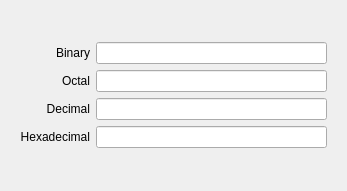
<?xml version="1.0" encoding="UTF-8"?>
<ui version="4.0">
 <class>NBConverter</class>
 <widget class="QWidget" name="NBConverter">
  <property name="geometry">
   <rect>
    <x>0</x>
    <y>0</y>
    <width>347</width>
    <height>191</height>
   </rect>
  </property>
  <property name="windowTitle">
   <string>Number Base Converter</string>
  </property>
  <property name="windowIcon">
   <iconset resource="resources.qrc">
    <normaloff>:/icons/XNBC.svg</normaloff>:/icons/XNBC.svg</iconset>
  </property>
  <layout class="QGridLayout" name="gridLayout">
   <item row="0" column="0">
    <widget class="QWidget" name="centralwidget" native="true">
     <layout class="QGridLayout" name="gridLayout_3">
      <item row="0" column="0">
       <layout class="QGridLayout" name="gridLayout_2">
        <item row="2" column="1">
         <widget class="QLineEdit" name="decLine">
          <property name="enabled">
           <bool>true</bool>
          </property>
          <property name="maxLength">
           <number>16</number>
          </property>
          <property name="readOnly">
           <bool>false</bool>
          </property>
         </widget>
        </item>
        <item row="2" column="0">
         <widget class="QLabel" name="decLabel">
          <property name="text">
           <string>Decimal</string>
          </property>
          <property name="alignment">
           <set>Qt::AlignRight|Qt::AlignTrailing|Qt::AlignVCenter</set>
          </property>
         </widget>
        </item>
        <item row="0" column="1">
         <widget class="QLineEdit" name="binLine">
          <property name="inputMethodHints">
           <set>Qt::ImhNone</set>
          </property>
          <property name="maxLength">
           <number>16</number>
          </property>
         </widget>
        </item>
        <item row="1" column="0">
         <widget class="QLabel" name="octLabel">
          <property name="text">
           <string>Octal</string>
          </property>
          <property name="alignment">
           <set>Qt::AlignRight|Qt::AlignTrailing|Qt::AlignVCenter</set>
          </property>
         </widget>
        </item>
        <item row="1" column="1">
         <widget class="QLineEdit" name="octLine">
          <property name="enabled">
           <bool>true</bool>
          </property>
          <property name="maxLength">
           <number>16</number>
          </property>
          <property name="readOnly">
           <bool>false</bool>
          </property>
         </widget>
        </item>
        <item row="0" column="0">
         <widget class="QLabel" name="binLabel">
          <property name="text">
           <string>Binary</string>
          </property>
          <property name="alignment">
           <set>Qt::AlignRight|Qt::AlignTrailing|Qt::AlignVCenter</set>
          </property>
         </widget>
        </item>
        <item row="3" column="0">
         <widget class="QLabel" name="hexLabel">
          <property name="text">
           <string>Hexadecimal</string>
          </property>
          <property name="alignment">
           <set>Qt::AlignRight|Qt::AlignTrailing|Qt::AlignVCenter</set>
          </property>
         </widget>
        </item>
        <item row="3" column="1">
         <widget class="QLineEdit" name="hexaLine">
          <property name="enabled">
           <bool>true</bool>
          </property>
          <property name="mouseTracking">
           <bool>false</bool>
          </property>
          <property name="maxLength">
           <number>15</number>
          </property>
          <property name="readOnly">
           <bool>false</bool>
          </property>
         </widget>
        </item>
       </layout>
      </item>
     </layout>
    </widget>
   </item>
  </layout>
 </widget>
 <tabstops>
  <tabstop>binLine</tabstop>
  <tabstop>octLine</tabstop>
  <tabstop>hexaLine</tabstop>
 </tabstops>
 <resources>
  <include location="resources.qrc"/>
 </resources>
 <connections/>
</ui>
